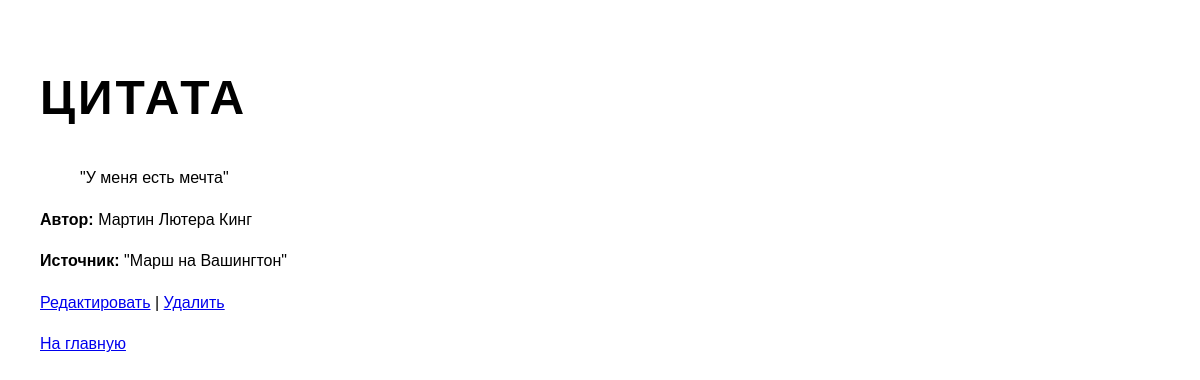
/1/ (signed in), run on the app's committed database.
### quotes/models.py (models this page shows, shortened)
class Quote(models.Model):
    text = models.TextField("Текст цитаты", max_length=1000, unique=True, null=False, blank=False)
    source = models.ForeignKey(Source, on_delete=models.CASCADE, related_name='quotes', null=False, blank=False)
    weight = models.PositiveIntegerField("Вес цитаты", default=1)
    views = models.PositiveIntegerField("Количество просмотров", default=0, null=False, blank=False)
    likes = models.PositiveIntegerField("Количество лайков", default=0, null=False, blank=False)
    dislikes = models.PositiveIntegerField("Количество дизлайков", default=0, null=False, blank=False)

class Source(models.Model):
    name = models.CharField('Название источника', max_length=300, unique=True, null=False, blank=False)
    author = models.ForeignKey(Author, on_delete=models.SET_NULL, default='', null=True)
    type = models.CharField('Тип источника', choices=SourceType, null=False, blank=False)

class Author(models.Model):
    name = models.CharField('Имя автора', max_length=150, unique=True, blank=True)

### quotes/views.py (the view)
# urls.py: path('<int:pk>/', quote_detail, name='quote_detail'),
@login_required
def quote_detail(request, pk):
    quote = get_object_or_404(Quote, pk=pk)
    return render(request, 'quote_detail.html', {'quote': quote})

### quotes/templates/quote_detail.html (shortened to what this page needs)
{% extends 'base.html' %}
{% block content %}
<h1>Цитата</h1>
    <blockquote>
        {{ quote.text|linebreaksbr }}
    </blockquote>
    <p><strong>Автор:</strong> {{ quote.source.author.name }}</p>
    <p><strong>Источник:</strong> {{ quote.source.name }}</p>
    <p>
        <a href="{% url 'quotes:update_quote' pk=quote.pk %}">Редактировать</a> |
        <a href="{% url 'quotes:delete_quote' pk=quote.pk %}">Удалить</a>
    </p>
    <p>
        <a href="{% url 'quotes:index' %}">На главную</a>
    </p>
{% endblock %}

### static/base.css (style rules this page uses)
body { background-color: #fff; color: #000; font-family: 'Arial', Helvetica, sans-serif; margin: 0; min-height: 100vh; display: block; padding: 40px; box-sizing: border-box; line-height: 1.6; }
h1 { font-size: 3rem; font-weight: 700; margin-bottom: 40px; letter-spacing: 3px; text-transform: uppercase; line-height: 1.1; font-family: 'Arial Black', Arial, sans-serif; }

### data on the page
Quote: text "\"У меня есть мечта\"", source.author.name "Мартин Лютера Кинг", source.name "\"Марш на Вашингтон\""
